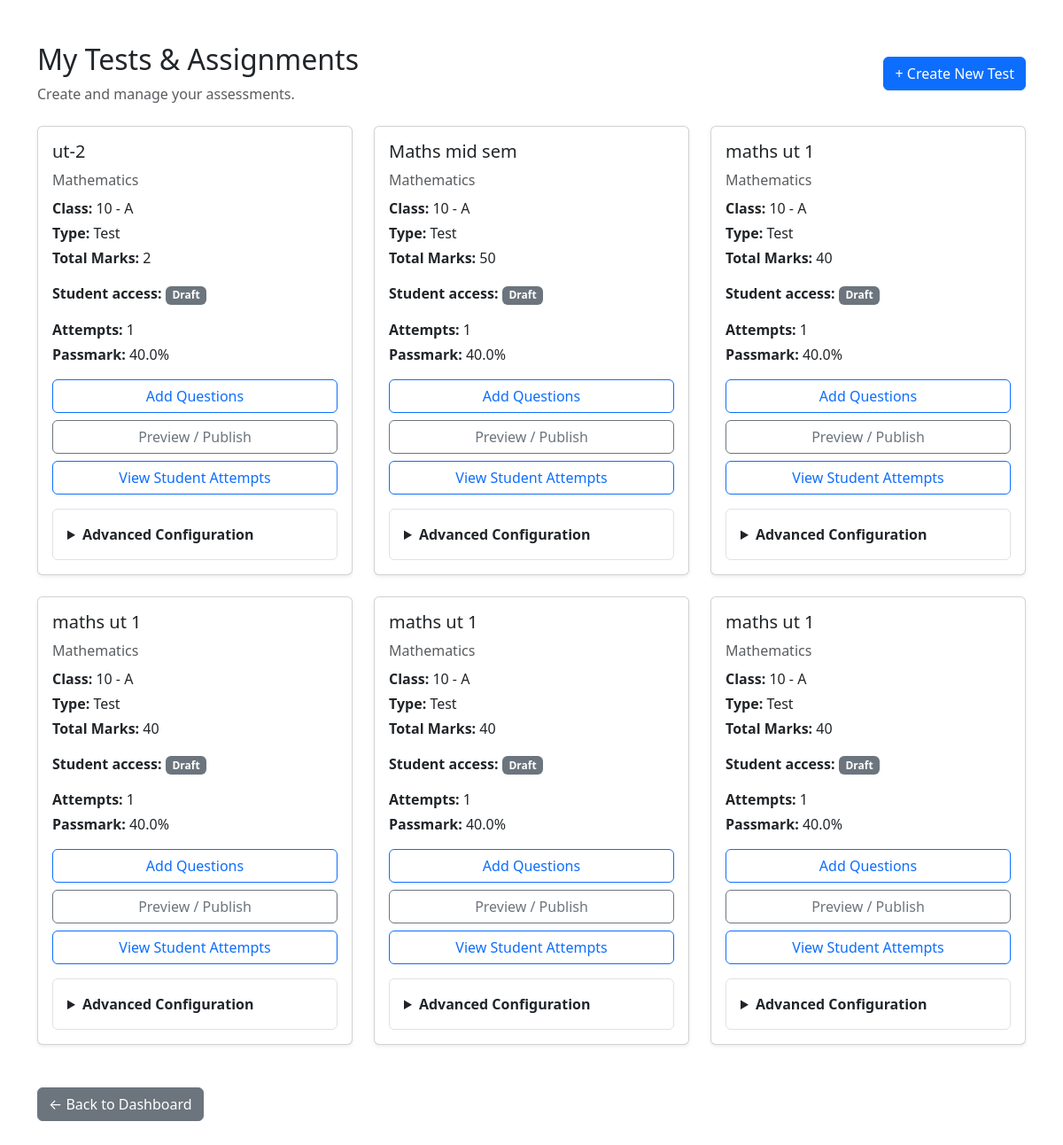
The page /exam/tests/ (signed in) on the database as committed earlier.
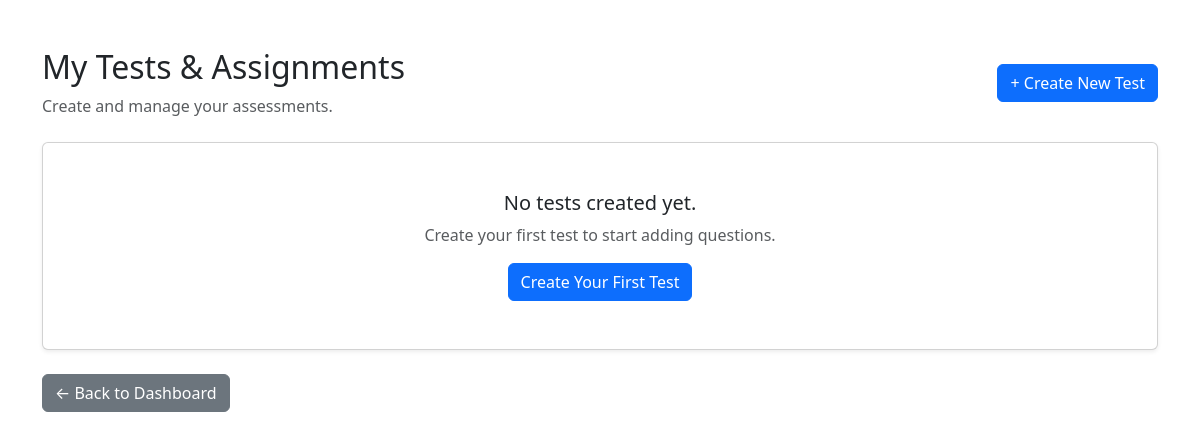
The same page on the database as committed later.
### academics/models.py (models this page shows, shortened)
class Assessment(models.Model):
    class AssessmentType(models.TextChoices):
        TEST = "TEST", "Test"
        ASSIGNMENT = "ASSIGNMENT", "Assignment"
    class TimingMode(models.TextChoices):
        NONE = "NONE", "No Time Limit"
        ENTIRE_TEST = "ENTIRE_TEST", "Entire Test"
        PER_QUESTION = "PER_QUESTION", "Per Question"
    title = models.CharField(max_length=200)
    description = models.TextField(blank=True)
    teacher = models.ForeignKey(
        "accounts.TeacherProfile",
        on_delete=models.CASCADE,
        related_name="assessments"
    )
    student_class = models.ForeignKey(
        Class,
        on_delete=models.CASCADE,
        related_name="assessments"
    )
    subject = models.ForeignKey(
        Subject,
        on_delete=models.CASCADE,
        related_name="assessments"
    )
    assessment_type = models.CharField(
        max_length=20,
        choices=AssessmentType.choices
    )
    total_marks = models.PositiveIntegerField()
    is_published = models.BooleanField(default=False)
    max_attempts = models.PositiveIntegerField(default=1)
    shuffle_questions = models.BooleanField(default=False)
    show_results_immediately = models.BooleanField(default=True)
    results_released = models.BooleanField(default=False)
    passmark_percentage = models.FloatField(default=40.0)
    access_code = models.CharField(max_length=20, blank=True, null=True)
    instructions = models.TextField(blank=True)
    timing_mode = models.CharField(
        max_length=20,
        choices=TimingMode.choices,
        default=TimingMode.NONE
    )
    duration_hours = models.PositiveIntegerField(
        default=0
    )
    duration_minutes = models.PositiveIntegerField(
        default=0
    )
    available_from = models.DateTimeField(
        null=True,
        blank=True
    )
    due_date = models.DateTimeField(
        null=True,
        blank=True
    )
    created_at = models.DateTimeField(
        auto_now_add=True
    )

class Subject(models.Model):
    name = models.CharField(max_length=100)
    code = models.CharField(max_length=20, unique=True)

class Class(models.Model):
    name = models.CharField(max_length=50)
    section = models.CharField(max_length=10)
    academic_year = models.CharField(max_length=20)
    def __str__(self):
        return f"{self.name} - {self.section}"

### exam_engine/views.py (the view, shortened to what this page needs)
@login_required
def test_management(request):
    if request.user.role != "TEACHER":
        return redirect("dashboard")
    teacher = request.user.teacher_profile
    invalid_form = None
    invalid_assessment_id = None
    assessments = Assessment.objects.filter(
        teacher=teacher
    ).select_related(
        "student_class",
        "subject"
    ).order_by("-created_at")
    for assessment in assessments:
        assessment.configuration_form = (
            invalid_form if assessment.pk == invalid_assessment_id
            else AssessmentConfigurationForm(instance=assessment)
        )
    return render(
        request,
        "exam_engine/test_management.html",
        {
            "assessments": assessments,
        }
    )

### exam_engine/templates/exam_engine/test_management.html (shortened to what the changed rows need)
<!DOCTYPE html>
<html lang="en">
<head>
    <link
        href="https://cdn.jsdelivr.net/npm/bootstrap@5.3.3/dist/css/bootstrap.min.css"
        rel="stylesheet"
    >
</head>
<body>
<div class="container py-5">
    <div class="d-flex justify-content-between align-items-center mb-4">
        <div>
            <h2>My Tests & Assignments</h2>
        </div>
    </div>
    {% if assessments %}
        <div class="row">
            {% for assessment in assessments %}
                <div class="col-md-6 col-lg-4 mb-4">
                    <div class="card h-100 shadow-sm">
                        <div class="card-body">
                            <h5 class="card-title">
                                {{ assessment.title }}
                            </h5>
                            <p class="text-muted mb-2">
                                {{ assessment.subject.name }}
                            </p>
                            <p class="mb-1">
                                <strong>Class:</strong>
                                {{ assessment.student_class }}
                            </p>
                            <p class="mb-1">
                                <strong>Type:</strong>
                                {{ assessment.get_assessment_type_display }}
                            </p>
                            <p class="mb-3">
                                <strong>Total Marks:</strong>
                                {{ assessment.total_marks }}
                            </p>
                            <p class="mb-3">
                                <strong>Student access:</strong>
                                {% if assessment.is_published %}
                                    <span class="badge bg-success">Published</span>
                                {% else %}
                                    <span class="badge bg-secondary">Draft</span>
                                {% endif %}
                            </p>
                            <p class="mb-1"><strong>Attempts:</strong> {% if assessment.max_attempts == 0 %}Unlimited{% else %}{{ assessment.max_attempts }}{% endif %}</p>
                            <p class="mb-3"><strong>Passmark:</strong> {{ assessment.passmark_percentage|floatformat:1 }}%</p>
                            <a
                                href="{% url 'question_create' assessment.id %}"
                                class="btn btn-outline-primary w-100"
                            >
                                Add Questions
                            </a>
                            <a
                                href="{% url 'test_preview' assessment.id %}"
                                class="btn btn-outline-secondary w-100 mt-2"
                            >
                                Preview / Publish
                            </a>
                            <a
                                href="{% url 'teacher_attempts' assessment.id %}"
                                class="btn btn-outline-primary w-100 mt-2"
                            >
                                View Student Attempts
                            </a>
                            <details class="border rounded p-3 mt-3">
                                <summary class="fw-semibold">Advanced Configuration</summary>
                            </details>
                        </div>
                    </div>
                </div>
            {% endfor %}
        </div>
    {% else %}
        <div class="card shadow-sm">
            <div class="card-body text-center py-5">
                <h5>No tests created yet.</h5>
                <p class="text-muted">
                    Create your first test to start adding questions.
                </p>
                <a
                    href="{% url 'create_assessment' %}"
                    class="btn btn-primary"
                >
                    Create Your First Test
                </a>
            </div>
        </div>
    {% endif %}
</div>
</body>
</html>

Rows that differ between the two databases and show on the page:
removed Assessment: title "ut-2", subject.name "Mathematics", student_class "10 - A", assessment_type "Test", total_marks "2", is_published "Draft", max_attempts "1", passmark_percentage "40.0"
removed Assessment: title "Maths mid sem", subject.name "Mathematics", student_class "10 - A", assessment_type "Test", total_marks "50", is_published "Draft", max_attempts "1", passmark_percentage "40.0"
removed Assessment: title "maths ut 1", subject.name "Mathematics", student_class "10 - A", assessment_type "Test", total_marks "40", is_published "Draft", max_attempts "1", passmark_percentage "40.0"
removed Assessment: title "maths ut 1", subject.name "Mathematics", student_class "10 - A", assessment_type "Test", total_marks "40", is_published "Draft", max_attempts "1", passmark_percentage "40.0"
removed Assessment: title "maths ut 1", subject.name "Mathematics", student_class "10 - A", assessment_type "Test", total_marks "40", is_published "Draft", max_attempts "1", passmark_percentage "40.0"
removed Assessment: title "maths ut 1", subject.name "Mathematics", student_class "10 - A", assessment_type "Test", total_marks "40", is_published "Draft", max_attempts "1", passmark_percentage "40.0"
Other text that changed with them:
text now shown: "No tests created yet. Create your first test to start adding questions. Create Your First Test"
